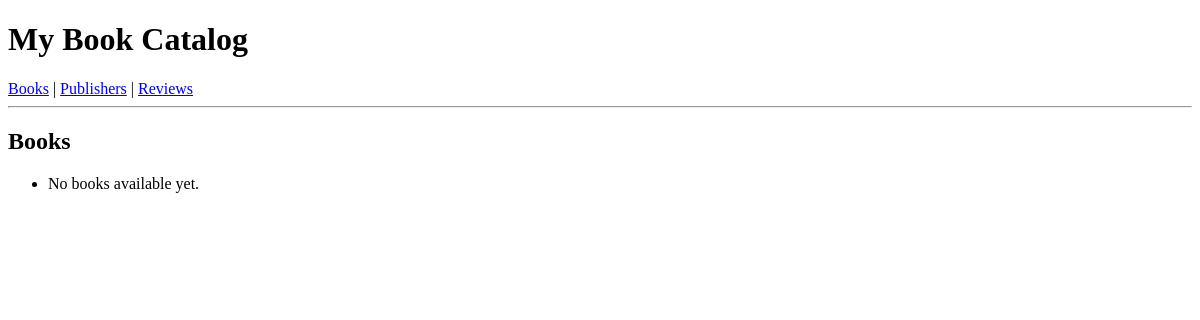
Before: / with the older database file.
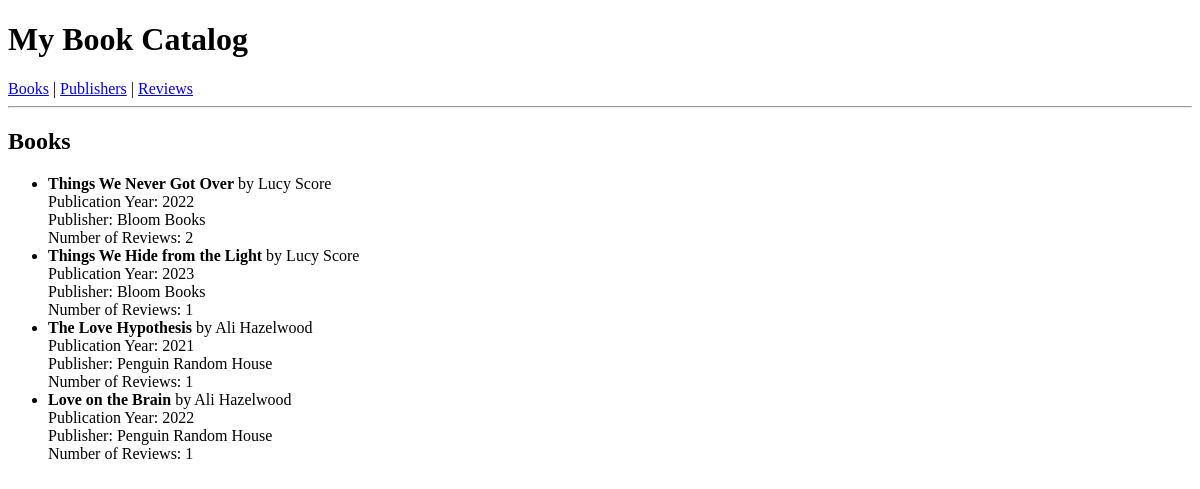
After: the same page with the newer database file.
### catalog/models.py (models this page shows, shortened)
class Book(models.Model):
    title = models.CharField(max_length=200)
    author = models.CharField(max_length=200)
    publication_year = models.IntegerField(null=True, blank=True)
    publisher = models.ForeignKey(
        Publisher,
        on_delete=models.CASCADE
    )

class Publisher(models.Model):
    name = models.CharField(max_length=200)

### catalog/views.py (the view)
# urls.py: path("", views.BookListView.as_view(), name="book_list"),
class BookListView(ListView):
    model = Book
    template_name = "catalog/book_list.html"
    context_object_name = "books"

### templates/catalog/book_list.html
{% extends "base.html" %}
{% block content %}
    <h2>Books</h2>
    <ul>
        {% for book in books %}
            <li>
                <strong>{{ book.title }}</strong>
                by {{ book.author }}<br>
                Publication Year: {{ book.publication_year }}<br>
                Publisher: {{ book.publisher.name }}<br>
                Number of Reviews: {{ book.review_set.count }}
            </li>
        {% empty %}
            <li>No books available yet.</li>
        {% endfor %}
    </ul>
{% endblock %}

### templates/base.html (shortened to what this page needs)
<!DOCTYPE html>
<html lang="en">
<head>
</head>
<body>
    <h1>My Book Catalog</h1>
    <nav>
        <a href="{% url 'book_list' %}">Books</a> |
        <a href="{% url 'publisher_list' %}">Publishers</a> |
        <a href="{% url 'review_list' %}">Reviews</a>
    </nav>
    <hr>
    {% block content %}
    {% endblock %}
</body>
</html>

Changed rows visible on the page:
added Book: title "Things We Never Got Over", author "Lucy Score", publication_year "2022", publisher.name "Bloom Books", review_set.count "2"
added Book: title "Things We Hide from the Light", author "Lucy Score", publication_year "2023", publisher.name "Bloom Books", review_set.count "1"
added Book: title "The Love Hypothesis", author "Ali Hazelwood", publication_year "2021", publisher.name "Penguin Random House", review_set.count "1"
added Book: title "Love on the Brain", author "Ali Hazelwood", publication_year "2022", publisher.name "Penguin Random House", review_set.count "1"
Other visible differences:
text no longer shown: "No books available yet."
